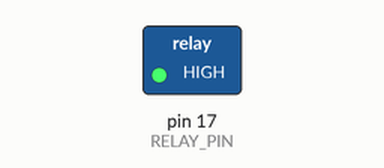
Bench run of a sketch on a simulated Arduino Uno, built with avr-gcc and run on an emulated ATmega328P. On the bench: switched loads named in the sketch (green lamp = pin HIGH).

Above: at 1.0 s.
At 3.0 s:
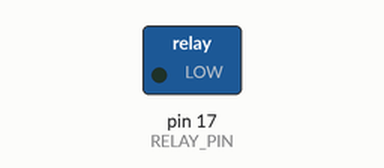
Timing chart, 0 to 5.2 s (numbered marks = the images above):
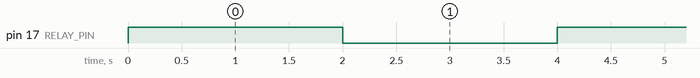

Measured:
- by itself, pin 17 (RELAY_PIN): alternates HIGH for 2.0 s and LOW for 2.0 s

The sketch:

relay_motor.ino
```cpp
#define RELAY_PIN 17
void setup() {
  pinMode(RELAY_PIN, OUTPUT);
}
void loop() {
  digitalWrite(RELAY_PIN, HIGH);
  delay(2000);
  digitalWrite(RELAY_PIN, LOW);
  delay(2000);
}
```
